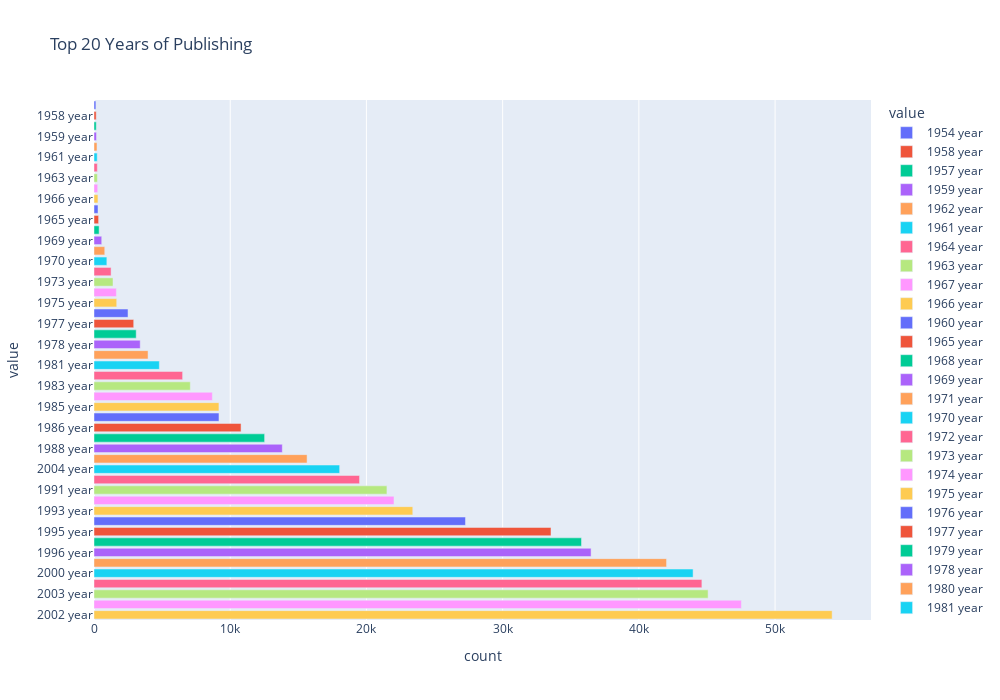

Source (notebook cell):
### Markdown cell above
### Top Years of Publishing

### Code cell
# Top Years of Publishing
cross_typ = merge_data['year_of_publication'].value_counts().reset_index()
cross_typ.columns = ['value', 'count']
cross_typ['value'] = cross_typ['value'].astype(str) +' year'
cross_typ = cross_typ.sort_values('count')
fig = px.bar(cross_typ.tail(50), x="count", y="value", title='Top 20 Years of Publishing', orientation='h', color='value',
             width=1000, height=700)
fig.show()

### Figure 1 — Plotly figure (JSON) as saved in the notebook; plotly's stock layout.template omitted (floating-point values rounded to 4 significant figures)
{"data": [{"alignmentgroup": "True", "hovertemplate": "value=%{y}<br>count=%{x}<extra></extra>", "legendgroup": "1954 year", "marker": {"color": "#636efa", "pattern": {"shape": ""}}, "name": "1954 year", "offsetgroup": "1954 year", "orientation": "h", "showlegend": true, "textposition": "auto", "type": "bar", "x": [139], "xaxis": "x", "y": ["1954 year"], "yaxis": "y"}, {"alignmentgroup": "True", "hovertemplate": "value=%{y}<br>count=%{x}<extra></extra>", "legendgroup": "1958 year", "marker": {"color": "#EF553B", "pattern": {"shape": ""}}, "name": "1958 year", "offsetgroup": "1958 year", "orientation": "h", "showlegend": true, "textposition": "auto", "type": "bar", "x": [162], "xaxis": "x", "y": ["1958 year"], "yaxis": "y"}, {"alignmentgroup": "True", "hovertemplate": "value=%{y}<br>count=%{x}<extra></extra>", "legendgroup": "1957 year", "marker": {"color": "#00cc96", "pattern": {"shape": ""}}, "name": "1957 year", "offsetgroup": "1957 year", "orientation": "h", "showlegend": true, "textposition": "auto", "type": "bar", "x": [167], "xaxis": "x", "y": ["1957 year"], "yaxis": "y"}, {"alignmentgroup": "True", "hovertemplate": "value=%{y}<br>count=%{x}<extra></extra>", "legendgroup": "1959 year", "marker": {"color": "#ab63fa", "pattern": {"shape": ""}}, "name": "1959 year", "offsetgroup": "1959 year", "orientation": "h", "showlegend": true, "textposition": "auto", "type": "bar", "x": [181], "xaxis": "x", "y": ["1959 year"], "yaxis": "y"}, {"alignmentgroup": "True", "hovertemplate": "value=%{y}<br>count=%{x}<extra></extra>", "legendgroup": "1962 year", "marker": {"color": "#FFA15A", "pattern": {"shape": ""}}, "name": "1962 year", "offsetgroup": "1962 year", "orientation": "h", "showlegend": true, "textposition": "auto", "type": "bar", "x": [219], "xaxis": "x", "y": ["1962 year"], "yaxis": "y"}, {"alignmentgroup": "True", "hovertemplate": "value=%{y}<br>count=%{x}<extra></extra>", "legendgroup": "1961 year", "marker": {"color": "#19d3f3", "pattern": {"shape": ""}}, "name": "1961 year", "offsetgroup": "1961 year", "orientation": "h", "showlegend": true, "textposition": "auto", "type": "bar", "x": [236], "xaxis": "x", "y": ["1961 year"], "yaxis": "y"}, {"alignmentgroup": "True", "hovertemplate": "value=%{y}<br>count=%{x}<extra></extra>", "legendgroup": "1964 year", "marker": {"color": "#FF6692", "pattern": {"shape": ""}}, "name": "1964 year", "offsetgroup": "1964 year", "orientation": "h", "showlegend": true, "textposition": "auto", "type": "bar", "x": [245], "xaxis": "x", "y": ["1964 year"], "yaxis": "y"}, {"alignmentgroup": "True", "hovertemplate": "value=%{y}<br>count=%{x}<extra></extra>", "legendgroup": "1963 year", "marker": {"color": "#B6E880", "pattern": {"shape": ""}}, "name": "1963 year", "offsetgroup": "1963 year", "orientation": "h", "showlegend": true, "textposition": "auto", "type": "bar", "x": [250], "xaxis": "x", "y": ["1963 year"], "yaxis": "y"}, {"alignmentgroup": "True", "hovertemplate": "value=%{y}<br>count=%{x}<extra></extra>", "legendgroup": "1967 year", "marker": {"color": "#FF97FF", "pattern": {"shape": ""}}, "name": "1967 year", "offsetgroup": "1967 year", "orientation": "h", "showlegend": true, "textposition": "auto", "type": "bar", "x": [273], "xaxis": "x", "y": ["1967 year"], "yaxis": "y"}, {"alignmentgroup": "True", "hovertemplate": "value=%{y}<br>count=%{x}<extra></extra>", "legendgroup": "1966 year", "marker": {"color": "#FECB52", "pattern": {"shape": ""}}, "name": "1966 year", "offsetgroup": "1966 year", "orientation": "h", "showlegend": true, "textposition": "auto", "type": "bar", "x": [291], "xaxis": "x", "y": ["1966 year"], "yaxis": "y"}, {"alignmentgroup": "True", "hovertemplate": "value=%{y}<br>count=%{x}<extra></extra>", "legendgroup": "1960 year", "marker": {"color": "#636efa", "pattern": {"shape": ""}}, "name": "1960 year", "offsetgroup": "1960 year", "orientation": "h", "showlegend": true, "textposition": "auto", "type": "bar", "x": [295], "xaxis": "x", "y": ["1960 year"], "yaxis": "y"}, {"alignmentgroup": "True", "hovertemplate": "value=%{y}<br>count=%{x}<extra></extra>", "legendgroup": "1965 year", "marker": {"color": "#EF553B", "pattern": {"shape": ""}}, "name": "1965 year", "offsetgroup": "1965 year", "orientation": "h", "showlegend": true, "textposition": "auto", "type": "bar", "x": [338], "xaxis": "x", "y": ["1965 year"], "yaxis": "y"}, {"alignmentgroup": "True", "hovertemplate": "value=%{y}<br>count=%{x}<extra></extra>", "legendgroup": "1968 year", "marker": {"color": "#00cc96", "pattern": {"shape": ""}}, "name": "1968 year", "offsetgroup": "1968 year", "orientation": "h", "showlegend": true, "textposition": "auto", "type": "bar", "x": [375], "xaxis": "x", "y": ["1968 year"], "yaxis": "y"}, {"alignmentgroup": "True", "hovertemplate": "value=%{y}<br>count=%{x}<extra></extra>", "legendgroup": "1969 year", "marker": {"color": "#ab63fa", "pattern": {"shape": ""}}, "name": "1969 year", "offsetgroup": "1969 year", "orientation": "h", "showlegend": true, "textposition": "auto", "type": "bar", "x": [567], "xaxis": "x", "y": ["1969 year"], "yaxis": "y"}, {"alignmentgroup": "True", "hovertemplate": "value=%{y}<br>count=%{x}<extra></extra>", "legendgroup": "1971 year", "marker": {"color": "#FFA15A", "pattern": {"shape": ""}}, "name": "1971 year", "offsetgroup": "1971 year", "orientation": "h", "showlegend": true, "textposition": "auto", "type": "bar", "x": [790], "xaxis": "x", "y": ["1971 year"], "yaxis": "y"}, {"alignmentgroup": "True", "hovertemplate": "value=%{y}<br>count=%{x}<extra></extra>", "legendgroup": "1970 year", "marker": {"color": "#19d3f3", "pattern": {"shape": ""}}, "name": "1970 year", "offsetgroup": "1970 year", "orientation": "h", "showlegend": true, "textposition": "auto", "type": "bar", "x": [943], "xaxis": "x", "y": ["1970 year"], "yaxis": "y"}, {"alignmentgroup": "True", "hovertemplate": "value=%{y}<br>count=%{x}<extra></extra>", "legendgroup": "1972 year", "marker": {"color": "#FF6692", "pattern": {"shape": ""}}, "name": "1972 year", "offsetgroup": "1972 year", "orientation": "h", "showlegend": true, "textposition": "auto", "type": "bar", "x": [1254], "xaxis": "x", "y": ["1972 year"], "yaxis": "y"}, {"alignmentgroup": "True", "hovertemplate": "value=%{y}<br>count=%{x}<extra></extra>", "legendgroup": "1973 year", "marker": {"color": "#B6E880", "pattern": {"shape": ""}}, "name": "1973 year", "offsetgroup": "1973 year", "orientation": "h", "showlegend": true, "textposition": "auto", "type": "bar", "x": [1397], "xaxis": "x", "y": ["1973 year"], "yaxis": "y"}, {"alignmentgroup": "True", "hovertemplate": "value=%{y}<br>count=%{x}<extra></extra>", "legendgroup": "1974 year", "marker": {"color": "#FF97FF", "pattern": {"shape": ""}}, "name": "1974 year", "offsetgroup": "1974 year", "orientation": "h", "showlegend": true, "textposition": "auto", "type": "bar", "x": [1643], "xaxis": "x", "y": ["1974 year"], "yaxis": "y"}, {"alignmentgroup": "True", "hovertemplate": "value=%{y}<br>count=%{x}<extra></extra>", "legendgroup": "1975 year", "marker": {"color": "#FECB52", "pattern": {"shape": ""}}, "name": "1975 year", "offsetgroup": "1975 year", "orientation": "h", "showlegend": true, "textposition": "auto", "type": "bar", "x": [1669], "xaxis": "x", "y": ["1975 year"], "yaxis": "y"}, {"alignmentgroup": "True", "hovertemplate": "value=%{y}<br>count=%{x}<extra></extra>", "legendgroup": "1976 year", "marker": {"color": "#636efa", "pattern": {"shape": ""}}, "name": "1976 year", "offsetgroup": "1976 year", "orientation": "h", "showlegend": true, "textposition": "auto", "type": "bar", "x": [2498], "xaxis": "x", "y": ["1976 year"], "yaxis": "y"}, {"alignmentgroup": "True", "hovertemplate": "value=%{y}<br>count=%{x}<extra></extra>", "legendgroup": "1977 year", "marker": {"color": "#EF553B", "pattern": {"shape": ""}}, "name": "1977 year", "offsetgroup": "1977 year", "orientation": "h", "showlegend": true, "textposition": "auto", "type": "bar", "x": [2915], "xaxis": "x", "y": ["1977 year"], "yaxis": "y"}, {"alignmentgroup": "True", "hovertemplate": "value=%{y}<br>count=%{x}<extra></extra>", "legendgroup": "1979 year", "marker": {"color": "#00cc96", "pattern": {"shape": ""}}, "name": "1979 year", "offsetgroup": "1979 year", "orientation": "h", "showlegend": true, "textposition": "auto", "type": "bar", "x": [3098], "xaxis": "x", "y": ["1979 year"], "yaxis": "y"}, {"alignmentgroup": "True", "hovertemplate": "value=%{y}<br>count=%{x}<extra></extra>", "legendgroup": "1978 year", "marker": {"color": "#ab63fa", "pattern": {"shape": ""}}, "name": "1978 year", "offsetgroup": "1978 year", "orientation": "h", "showlegend": true, "textposition": "auto", "type": "bar", "x": [3391], "xaxis": "x", "y": ["1978 year"], "yaxis": "y"}, {"alignmentgroup": "True", "hovertemplate": "value=%{y}<br>count=%{x}<extra></extra>", "legendgroup": "1980 year", "marker": {"color": "#FFA15A", "pattern": {"shape": ""}}, "name": "1980 year", "offsetgroup": "1980 year", "orientation": "h", "showlegend": true, "textposition": "auto", "type": "bar", "x": [3968], "xaxis": "x", "y": ["1980 year"], "yaxis": "y"}, {"alignmentgroup": "True", "hovertemplate": "value=%{y}<br>count=%{x}<extra></extra>", "legendgroup": "1981 year", "marker": {"color": "#19d3f3", "pattern": {"shape": ""}}, "name": "1981 year", "offsetgroup": "1981 year", "orientation": "h", "showlegend": true, "textposition": "auto", "type": "bar", "x": [4796], "xaxis": "x", "y": ["1981 year"], "yaxis": "y"}, {"alignmentgroup": "True", "hovertemplate": "value=%{y}<br>count=%{x}<extra></extra>", "legendgroup": "1982 year", "marker": {"color": "#FF6692", "pattern": {"shape": ""}}, "name": "1982 year", "offsetgroup": "1982 year", "orientation": "h", "showlegend": true, "textposition": "auto", "type": "bar", "x": [6506], "xaxis": "x", "y": ["1982 year"], "yaxis": "y"}, {"alignmentgroup": "True", "hovertemplate": "value=%{y}<br>count=%{x}<extra></extra>", "legendgroup": "1983 year", "marker": {"color": "#B6E880", "pattern": {"shape": ""}}, "name": "1983 year", "offsetgroup": "1983 year", "orientation": "h", "showlegend": true, "textposition": "auto", "type": "bar", "x": [7071], "xaxis": "x", "y": ["1983 year"], "yaxis": "y"}, {"alignmentgroup": "True", "hovertemplate": "value=%{y}<br>count=%{x}<extra></extra>", "legendgroup": "1984 year", "marker": {"color": "#FF97FF", "pattern": {"shape": ""}}, "name": "1984 year", "offsetgroup": "1984 year", "orientation": "h", "showlegend": true, "textposition": "auto", "type": "bar", "x": [8688], "xaxis": "x", "y": ["1984 year"], "yaxis": "y"}, {"alignmentgroup": "True", "hovertemplate": "value=%{y}<br>count=%{x}<extra></extra>", "legendgroup": "1985 year", "marker": {"color": "#FECB52", "pattern": {"shape": ""}}, "name": "1985 year", "offsetgroup": "1985 year", "orientation": "h", "showlegend": true, "textposition": "auto", "type": "bar", "x": [9172], "xaxis": "x", "y": ["1985 year"], "yaxis": "y"}, {"alignmentgroup": "True", "hovertemplate": "value=%{y}<br>count=%{x}<extra></extra>", "legendgroup": "0 year", "marker": {"color": "#636efa", "pattern": {"shape": ""}}, "name": "0 year", "offsetgroup": "0 year", "orientation": "h", "showlegend": true, "textposition": "auto", "type": "bar", "x": [9175], "xaxis": "x", "y": ["0 year"], "yaxis": "y"}, {"alignmentgroup": "True", "hovertemplate": "value=%{y}<br>count=%{x}<extra></extra>", "legendgroup": "1986 year", "marker": {"color": "#EF553B", "pattern": {"shape": ""}}, "name": "1986 year", "offsetgroup": "1986 year", "orientation": "h", "showlegend": true, "textposition": "auto", "type": "bar", "x": [10796], "xaxis": "x", "y": ["1986 year"], "yaxis": "y"}, {"alignmentgroup": "True", "hovertemplate": "value=%{y}<br>count=%{x}<extra></extra>", "legendgroup": "1987 year", "marker": {"color": "#00cc96", "pattern": {"shape": ""}}, "name": "1987 year", "offsetgroup": "1987 year", "orientation": "h", "showlegend": true, "textposition": "auto", "type": "bar", "x": [12526], "xaxis": "x", "y": ["1987 year"], "yaxis": "y"}, {"alignmentgroup": "True", "hovertemplate": "value=%{y}<br>count=%{x}<extra></extra>", "legendgroup": "1988 year", "marker": {"color": "#ab63fa", "pattern": {"shape": ""}}, "name": "1988 year", "offsetgroup": "1988 year", "orientation": "h", "showlegend": true, "textposition": "auto", "type": "bar", "x": [13824], "xaxis": "x", "y": ["1988 year"], "yaxis": "y"}, {"alignmentgroup": "True", "hovertemplate": "value=%{y}<br>count=%{x}<extra></extra>", "legendgroup": "1989 year", "marker": {"color": "#FFA15A", "pattern": {"shape": ""}}, "name": "1989 year", "offsetgroup": "1989 year", "orientation": "h", "showlegend": true, "textposition": "auto", "type": "bar", "x": [15642], "xaxis": "x", "y": ["1989 year"], "yaxis": "y"}, {"alignmentgroup": "True", "hovertemplate": "value=%{y}<br>count=%{x}<extra></extra>", "legendgroup": "2004 year", "marker": {"color": "#19d3f3", "pattern": {"shape": ""}}, "name": "2004 year", "offsetgroup": "2004 year", "orientation": "h", "showlegend": true, "textposition": "auto", "type": "bar", "x": [18035], "xaxis": "x", "y": ["2004 year"], "yaxis": "y"}, {"alignmentgroup": "True", "hovertemplate": "value=%{y}<br>count=%{x}<extra></extra>", "legendgroup": "1990 year", "marker": {"color": "#FF6692", "pattern": {"shape": ""}}, "name": "1990 year", "offsetgroup": "1990 year", "orientation": "h", "showlegend": true, "textposition": "auto", "type": "bar", "x": [19494], "xaxis": "x", "y": ["1990 year"], "yaxis": "y"}, {"alignmentgroup": "True", "hovertemplate": "value=%{y}<br>count=%{x}<extra></extra>", "legendgroup": "1991 year", "marker": {"color": "#B6E880", "pattern": {"shape": ""}}, "name": "1991 year", "offsetgroup": "1991 year", "orientation": "h", "showlegend": true, "textposition": "auto", "type": "bar", "x": [21505], "xaxis": "x", "y": ["1991 year"], "yaxis": "y"}, {"alignmentgroup": "True", "hovertemplate": "value=%{y}<br>count=%{x}<extra></extra>", "legendgroup": "1992 year", "marker": {"color": "#FF97FF", "pattern": {"shape": ""}}, "name": "1992 year", "offsetgroup": "1992 year", "orientation": "h", "showlegend": true, "textposition": "auto", "type": "bar", "x": [22024], "xaxis": "x", "y": ["1992 year"], "yaxis": "y"}, {"alignmentgroup": "True", "hovertemplate": "value=%{y}<br>count=%{x}<extra></extra>", "legendgroup": "1993 year", "marker": {"color": "#FECB52", "pattern": {"shape": ""}}, "name": "1993 year", "offsetgroup": "1993 year", "orientation": "h", "showlegend": true, "textposition": "auto", "type": "bar", "x": [23403], "xaxis": "x", "y": ["1993 year"], "yaxis": "y"}, {"alignmentgroup": "True", "hovertemplate": "value=%{y}<br>count=%{x}<extra></extra>", "legendgroup": "1994 year", "marker": {"color": "#636efa", "pattern": {"shape": ""}}, "name": "1994 year", "offsetgroup": "1994 year", "orientation": "h", "showlegend": true, "textposition": "auto", "type": "bar", "x": [27271], "xaxis": "x", "y": ["1994 year"], "yaxis": "y"}, {"alignmentgroup": "True", "hovertemplate": "value=%{y}<br>count=%{x}<extra></extra>", "legendgroup": "1995 year", "marker": {"color": "#EF553B", "pattern": {"shape": ""}}, "name": "1995 year", "offsetgroup": "1995 year", "orientation": "h", "showlegend": true, "textposition": "auto", "type": "bar", "x": [33550], "xaxis": "x", "y": ["1995 year"], "yaxis": "y"}, {"alignmentgroup": "True", "hovertemplate": "value=%{y}<br>count=%{x}<extra></extra>", "legendgroup": "1997 year", "marker": {"color": "#00cc96", "pattern": {"shape": ""}}, "name": "1997 year", "offsetgroup": "1997 year", "orientation": "h", "showlegend": true, "textposition": "auto", "type": "bar", "x": [35789], "xaxis": "x", "y": ["1997 year"], "yaxis": "y"}, {"alignmentgroup": "True", "hovertemplate": "value=%{y}<br>count=%{x}<extra></extra>", "legendgroup": "1996 year", "marker": {"color": "#ab63fa", "pattern": {"shape": ""}}, "name": "1996 year", "offsetgroup": "1996 year", "orientation": "h", "showlegend": true, "textposition": "auto", "type": "bar", "x": [36492], "xaxis": "x", "y": ["1996 year"], "yaxis": "y"}, {"alignmentgroup": "True", "hovertemplate": "value=%{y}<br>count=%{x}<extra></extra>", "legendgroup": "1998 year", "marker": {"color": "#FFA15A", "pattern": {"shape": ""}}, "name": "1998 year", "offsetgroup": "1998 year", "orientation": "h", "showlegend": true, "textposition": "auto", "type": "bar", "x": [42033], "xaxis": "x", "y": ["1998 year"], "yaxis": "y"}, {"alignmentgroup": "True", "hovertemplate": "value=%{y}<br>count=%{x}<extra></extra>", "legendgroup": "2000 year", "marker": {"color": "#19d3f3", "pattern": {"shape": ""}}, "name": "2000 year", "offsetgroup": "2000 year", "orientation": "h", "showlegend": true, "textposition": "auto", "type": "bar", "x": [43982], "xaxis": "x", "y": ["2000 year"], "yaxis": "y"}, {"alignmentgroup": "True", "hovertemplate": "value=%{y}<br>count=%{x}<extra></extra>", "legendgroup": "1999 year", "marker": {"color": "#FF6692", "pattern": {"shape": ""}}, "name": "1999 year", "offsetgroup": "1999 year", "orientation": "h", "showlegend": true, "textposition": "auto", "type": "bar", "x": [44627], "xaxis": "x", "y": ["1999 year"], "yaxis": "y"}, {"alignmentgroup": "True", "hovertemplate": "value=%{y}<br>count=%{x}<extra></extra>", "legendgroup": "2003 year", "marker": {"color": "#B6E880", "pattern": {"shape": ""}}, "name": "2003 year", "offsetgroup": "2003 year", "orientation": "h", "showlegend": true, "textposition": "auto", "type": "bar", "x": [45082], "xaxis": "x", "y": ["2003 year"], "yaxis": "y"}, {"alignmentgroup": "True", "hovertemplate": "value=%{y}<br>count=%{x}<extra></extra>", "legendgroup": "2001 year", "marker": {"color": "#FF97FF", "pattern": {"shape": ""}}, "name": "2001 year", "offsetgroup": "2001 year", "orientation": "h", "showlegend": true, "textposition": "auto", "type": "bar", "x": [47524], "xaxis": "x", "y": ["2001 year"], "yaxis": "y"}, {"alignmentgroup": "True", "hovertemplate": "value=%{y}<br>count=%{x}<extra></extra>", "legendgroup": "2002 year", "marker": {"color": "#FECB52", "pattern": {"shape": ""}}, "name": "2002 year", "offsetgroup": "2002 year", "orientation": "h", "showlegend": true, "textposition": "auto", "type": "bar", "x": [54190], "xaxis": "x", "y": ["2002 year"], "yaxis": "y"}], "layout": {"barmode": "relative", "height": 700, "legend": {"title": {"text": "value"}, "tracegroupgap": 0}, "title": {"text": "Top 20 Years of Publishing"}, "width": 1000, "xaxis": {"anchor": "y", "domain": [0, 1], "title": {"text": "count"}}, "yaxis": {"anchor": "x", "categoryarray": ["2002 year", "2001 year", "2003 year", "1999 year", "2000 year", "1998 year", "1996 year", "1997 year", "1995 year", "1994 year", "1993 year", "1992 year", "1991 year", "1990 year", "2004 year", "1989 year", "1988 year", "1987 year", "1986 year", "0 year", "1985 year", "1984 year", "1983 year", "1982 year", "1981 year", "1980 year", "1978 year", "1979 year", "1977 year", "1976 year", "1975 year", "1974 year", "1973 year", "1972 year", "1970 year", "1971 year", "1969 year", "1968 year", "1965 year", "1960 year", "1966 year", "1967 year", "1963 year", "1964 year", "1961 year", "1962 year", "1959 year", "1957 year", "1958 year", "1954 year"], "categoryorder": "array", "domain": [0, 1], "title": {"text": "value"}}}}
